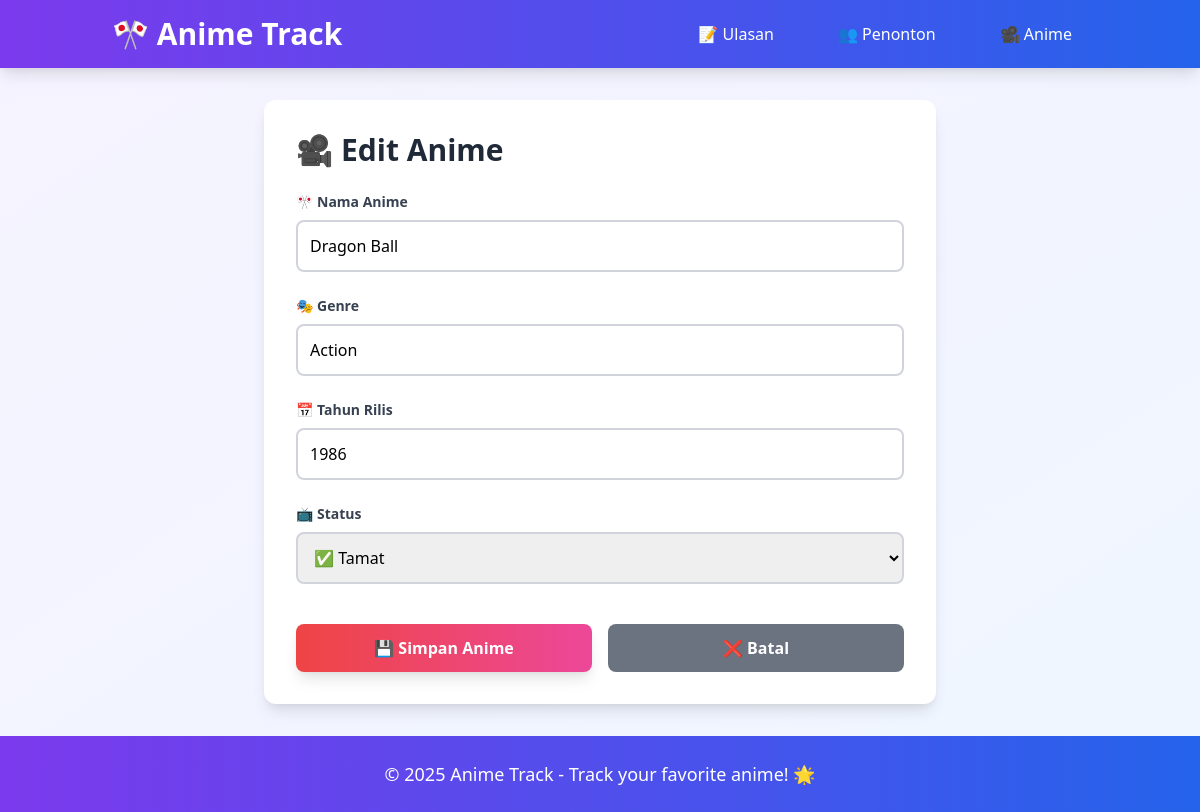
Screenshot of /index.php?entity=anime&action=edit&id=1 with the database file from the repository.
### tables this page shows
CREATE TABLE anime (
    id INT AUTO_INCREMENT PRIMARY KEY,
    nama_anime VARCHAR(100) NOT NULL,
    genre VARCHAR(50),
    tahun_rilis INT,
    status ENUM('Tamat', 'Ongoing') NOT NULL
);

### model/Anime.php (called while the page is built, shortened)
<?php
require_once 'config/Database.php';
class Anime {
    private $conn;
    private $table = 'anime';
    public function __construct() {
        $database = new Database();
        $this->conn = $database->getConnection();
    }
    public function getById($id) {
        $query = "SELECT * FROM " . $this->table . " WHERE id = :id";
        $stmt = $this->conn->prepare($query);
        $stmt->bindParam(':id', $id);
        $stmt->execute();
        return $stmt->fetch(PDO::FETCH_ASSOC);
    }
}
?>

### config/Database.php (called while the page is built, shortened)
<?php
class Database {
    private $host = "localhost";
    private $username = "root";
    private $password = "";
    private $database = "anime";
    public function getConnection() {
        $this->conn = null;
        try {
            $this->conn = new PDO("mysql:host=" . $this->host . ";dbname=" . $this->database, $this->username, $this->password);
            $this->conn->setAttribute(PDO::ATTR_ERRMODE, PDO::ERRMODE_EXCEPTION);
        } catch(PDOException $e) {
            echo "Connection error: " . $e->getMessage();
        }
        return $this->conn;
    }
}
?>

### viewmodel/AnimeViewModel.php (called while the page is built, shortened)
<?php
require_once 'model/Anime.php';
class AnimeViewModel {
    private $anime;
    public function __construct() {
        $this->anime = new Anime();
    }
    public function getAnimeById($id) {
        return $this->anime->getById($id);
    }
}
?>

### views/anime_form.php (the view, shortened to what this page needs)
<?php
require_once 'views/template/header.php';
?>
<div class="bg-white rounded-xl shadow-lg p-8 max-w-2xl mx-auto">
    <h2 class="text-3xl font-bold text-gray-800 mb-6 flex items-center">
        🎥 <span class="ml-2"><?php echo isset($anime) ? 'Edit Anime' : 'Tambah Anime Baru'; ?></span>
    </h2>
    <form action="index.php?entity=anime&action=<?php echo isset($anime) ? 'update&id=' . $anime['id'] : 'save'; ?>" method="POST" class="space-y-6">
        <div class="space-y-2">
            <label class="block text-sm font-semibold text-gray-700 flex items-center">
                🎌 <span class="ml-1">Nama Anime</span>
            </label>
            <input type="text" name="nama_anime" value="<?php echo isset($anime) ? $anime['nama_anime'] : ''; ?>" class="w-full border-2 border-gray-300 rounded-lg p-3 focus:border-red-500 focus:outline-none transition duration-200" placeholder="Masukkan nama anime..." required>
        </div>
        <div class="space-y-2">
            <label class="block text-sm font-semibold text-gray-700 flex items-center">
                🎭 <span class="ml-1">Genre</span>
            </label>
            <input type="text" name="genre" value="<?php echo isset($anime) ? $anime['genre'] : ''; ?>" class="w-full border-2 border-gray-300 rounded-lg p-3 focus:border-red-500 focus:outline-none transition duration-200" placeholder="Action, Romance, Comedy, dll...">
        </div>
        <div class="space-y-2">
            <label class="block text-sm font-semibold text-gray-700 flex items-center">
                📅 <span class="ml-1">Tahun Rilis</span>
            </label>
            <input type="number" name="tahun_rilis" value="<?php echo isset($anime) ? $anime['tahun_rilis'] : ''; ?>" class="w-full border-2 border-gray-300 rounded-lg p-3 focus:border-red-500 focus:outline-none transition duration-200" placeholder="1990, 2010, 2020, dll..." min="1900" max="2030">
        </div>
        <div class="space-y-2">
            <label class="block text-sm font-semibold text-gray-700 flex items-center">
                📺 <span class="ml-1">Status</span>
            </label>
            <select name="status" class="w-full border-2 border-gray-300 rounded-lg p-3 focus:border-red-500 focus:outline-none transition duration-200" required>
                <option value="Tamat" <?php echo isset($anime) && $anime['status'] == 'Tamat' ? 'selected' : ''; ?>>✅ Tamat</option>
            </select>
        </div>
        <div class="flex space-x-4 pt-4">
            <button type="submit" class="flex-1 bg-gradient-to-r from-red-500 to-pink-500 hover:from-red-600 hover:to-pink-600 text-white px-6 py-3 rounded-lg font-semibold transition duration-300 transform hover:scale-105 shadow-lg">
                💾 Simpan Anime
            </button>
            <a href="index.php?entity=anime" class="flex-1 bg-gray-500 hover:bg-gray-600 text-white px-6 py-3 rounded-lg font-semibold transition duration-300 text-center">
                ❌ Batal
            </a>
        </div>
    </form>
</div>
<?php
require_once 'views/template/footer.php';
?>

### rows the page displays
anime: nama_anime "Dragon Ball", genre "Action", tahun_rilis "1986", status "✅ Tamat"
